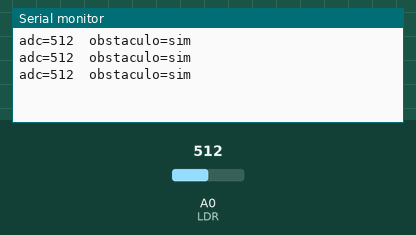
A sketch run on a simulated Arduino Uno, built with avr-gcc and run on an emulated ATmega328P. On the bench: the last lines printed to the serial monitor. The inputs (shaded band) are chosen by the test bench; at power-on: A0 (LDR) = 512.

Above: at 1.3 s.
1.4 s: A0 (LDR) set to 523
At 1.9 s:
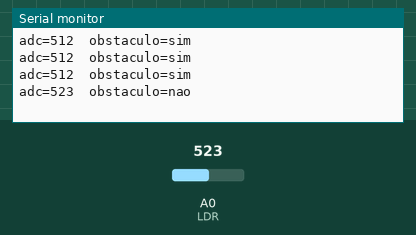
3.5 s: A0 (LDR) set to 511
At 3.9 s:
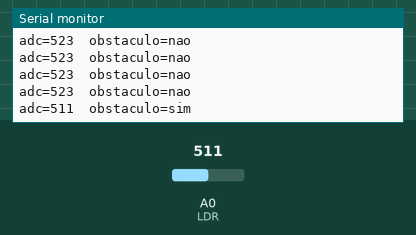

The sketch:

detecta-obstaculos.ino
```cpp
/**
 * Projeto exemplo para detectar obstáculos com um diodo laser e um LDR.
 */

const int INTERVALO_LEITURA = 500; // em milissegundos

const int LDR = A0; // pino do LDR
int adc = 0; // armazena valor da leitura do ADC

void setup() {
  Serial.begin(9600); // configura porta Serial a 9600 bps
  pinMode(LDR, INPUT); // pino A0 como entrada
}

void loop() {
  adc = analogRead(LDR); // le valor de tensao no pino LDR

  // imprime valor lido do ADC
  Serial.print("adc=");
  Serial.print(adc);
  Serial.print("\t"); // Tab

  // imprime se tem obstaculo
  Serial.print("obstaculo=");
  if (adc <= 512) Serial.print("sim"); else Serial.print("nao");

  Serial.println();

  delay(INTERVALO_LEITURA);
}
```

Measured:
- the behaviour switches between 512 and 513 on A0 (LDR) (found by bisection; images 0 and 1)
- after the input at 1.4 s, the serial monitor: prints a new line after 0.10 s (image 1)
- after the input at 3.5 s, the serial monitor: prints a new line at once (image 2)
